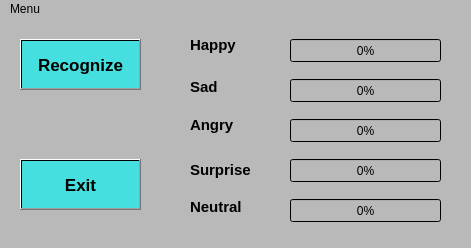
<?xml version="1.0" encoding="UTF-8"?>
<ui version="4.0">
 <class>MainWindow</class>
 <widget class="QMainWindow" name="MainWindow">
  <property name="geometry">
   <rect>
    <x>0</x>
    <y>0</y>
    <width>471</width>
    <height>248</height>
   </rect>
  </property>
  <property name="windowTitle">
   <string>Emotion Recognition Application</string>
  </property>
  <property name="whatsThis">
   <string/>
  </property>
  <property name="autoFillBackground">
   <bool>false</bool>
  </property>
  <property name="styleSheet">
   <string notr="true">background-color: qlineargradient(spread:pad, x1:0, y1:0, x2:1, y2:0, stop:1 rgba(185, 185, 185, 255));</string>
  </property>
  <widget class="QWidget" name="centralwidget">
   <widget class="QPushButton" name="btn_recognize">
    <property name="geometry">
     <rect>
      <x>20</x>
      <y>20</y>
      <width>121</width>
      <height>51</height>
     </rect>
    </property>
    <property name="font">
     <font>
      <pointsize>13</pointsize>
      <weight>75</weight>
      <bold>true</bold>
     </font>
    </property>
    <property name="styleSheet">
     <string notr="true">background-color: qlineargradient(spread:pad, x1:0, y1:0, x2:1, y2:0, stop:1 rgba(70, 223, 223, 255));
</string>
    </property>
    <property name="text">
     <string>Recognize</string>
    </property>
    <property name="autoRepeat">
     <bool>false</bool>
    </property>
    <property name="autoDefault">
     <bool>false</bool>
    </property>
    <property name="default">
     <bool>false</bool>
    </property>
    <property name="flat">
     <bool>false</bool>
    </property>
   </widget>
   <widget class="QProgressBar" name="pb_happy">
    <property name="geometry">
     <rect>
      <x>290</x>
      <y>20</y>
      <width>151</width>
      <height>23</height>
     </rect>
    </property>
    <property name="value">
     <number>0</number>
    </property>
   </widget>
   <widget class="QProgressBar" name="pb_sad">
    <property name="geometry">
     <rect>
      <x>290</x>
      <y>60</y>
      <width>151</width>
      <height>23</height>
     </rect>
    </property>
    <property name="value">
     <number>0</number>
    </property>
   </widget>
   <widget class="QProgressBar" name="pb_angry">
    <property name="geometry">
     <rect>
      <x>290</x>
      <y>100</y>
      <width>151</width>
      <height>23</height>
     </rect>
    </property>
    <property name="value">
     <number>0</number>
    </property>
   </widget>
   <widget class="QProgressBar" name="pb_surprise">
    <property name="geometry">
     <rect>
      <x>290</x>
      <y>140</y>
      <width>151</width>
      <height>23</height>
     </rect>
    </property>
    <property name="value">
     <number>0</number>
    </property>
   </widget>
   <widget class="QProgressBar" name="pb_neutral">
    <property name="geometry">
     <rect>
      <x>290</x>
      <y>180</y>
      <width>151</width>
      <height>23</height>
     </rect>
    </property>
    <property name="value">
     <number>0</number>
    </property>
   </widget>
   <widget class="QLabel" name="lbl_Happy">
    <property name="geometry">
     <rect>
      <x>190</x>
      <y>10</y>
      <width>55</width>
      <height>31</height>
     </rect>
    </property>
    <property name="font">
     <font>
      <pointsize>11</pointsize>
      <weight>75</weight>
      <bold>true</bold>
     </font>
    </property>
    <property name="styleSheet">
     <string notr="true"/>
    </property>
    <property name="text">
     <string>Happy</string>
    </property>
   </widget>
   <widget class="QLabel" name="lbl_Sad">
    <property name="geometry">
     <rect>
      <x>190</x>
      <y>60</y>
      <width>55</width>
      <height>16</height>
     </rect>
    </property>
    <property name="font">
     <font>
      <pointsize>11</pointsize>
      <weight>75</weight>
      <bold>true</bold>
     </font>
    </property>
    <property name="text">
     <string>Sad</string>
    </property>
   </widget>
   <widget class="QLabel" name="lbl_Angry">
    <property name="geometry">
     <rect>
      <x>190</x>
      <y>90</y>
      <width>61</width>
      <height>31</height>
     </rect>
    </property>
    <property name="font">
     <font>
      <pointsize>11</pointsize>
      <weight>75</weight>
      <italic>false</italic>
      <bold>true</bold>
     </font>
    </property>
    <property name="text">
     <string>Angry</string>
    </property>
   </widget>
   <widget class="QLabel" name="lbl_Surprise">
    <property name="geometry">
     <rect>
      <x>190</x>
      <y>140</y>
      <width>71</width>
      <height>21</height>
     </rect>
    </property>
    <property name="font">
     <font>
      <pointsize>11</pointsize>
      <weight>75</weight>
      <bold>true</bold>
     </font>
    </property>
    <property name="text">
     <string>Surprise</string>
    </property>
   </widget>
   <widget class="QLabel" name="lbl_Neutral">
    <property name="geometry">
     <rect>
      <x>190</x>
      <y>180</y>
      <width>55</width>
      <height>16</height>
     </rect>
    </property>
    <property name="font">
     <font>
      <pointsize>11</pointsize>
      <weight>75</weight>
      <bold>true</bold>
     </font>
    </property>
    <property name="text">
     <string>Neutral</string>
    </property>
   </widget>
   <widget class="QPushButton" name="btn_exit">
    <property name="geometry">
     <rect>
      <x>20</x>
      <y>140</y>
      <width>121</width>
      <height>51</height>
     </rect>
    </property>
    <property name="font">
     <font>
      <pointsize>13</pointsize>
      <weight>75</weight>
      <bold>true</bold>
     </font>
    </property>
    <property name="styleSheet">
     <string notr="true">background-color: qlineargradient(spread:pad, x1:0, y1:0, x2:1, y2:0, stop:1 rgba(70, 223, 223, 255));</string>
    </property>
    <property name="text">
     <string>Exit</string>
    </property>
    <property name="autoRepeat">
     <bool>false</bool>
    </property>
    <property name="autoDefault">
     <bool>false</bool>
    </property>
    <property name="default">
     <bool>false</bool>
    </property>
    <property name="flat">
     <bool>false</bool>
    </property>
   </widget>
  </widget>
  <widget class="QMenuBar" name="menubar">
   <property name="geometry">
    <rect>
     <x>0</x>
     <y>0</y>
     <width>471</width>
     <height>21</height>
    </rect>
   </property>
   <widget class="QMenu" name="menuFile">
    <property name="title">
     <string>Menu</string>
    </property>
    <addaction name="actionOpen"/>
    <addaction name="actionClose"/>
   </widget>
   <addaction name="menuFile"/>
  </widget>
  <widget class="QStatusBar" name="statusbar"/>
  <action name="actionOpen">
   <property name="text">
    <string>Open file</string>
   </property>
  </action>
  <action name="actionClose">
   <property name="text">
    <string>Close app</string>
   </property>
  </action>
 </widget>
 <resources/>
 <connections/>
</ui>
